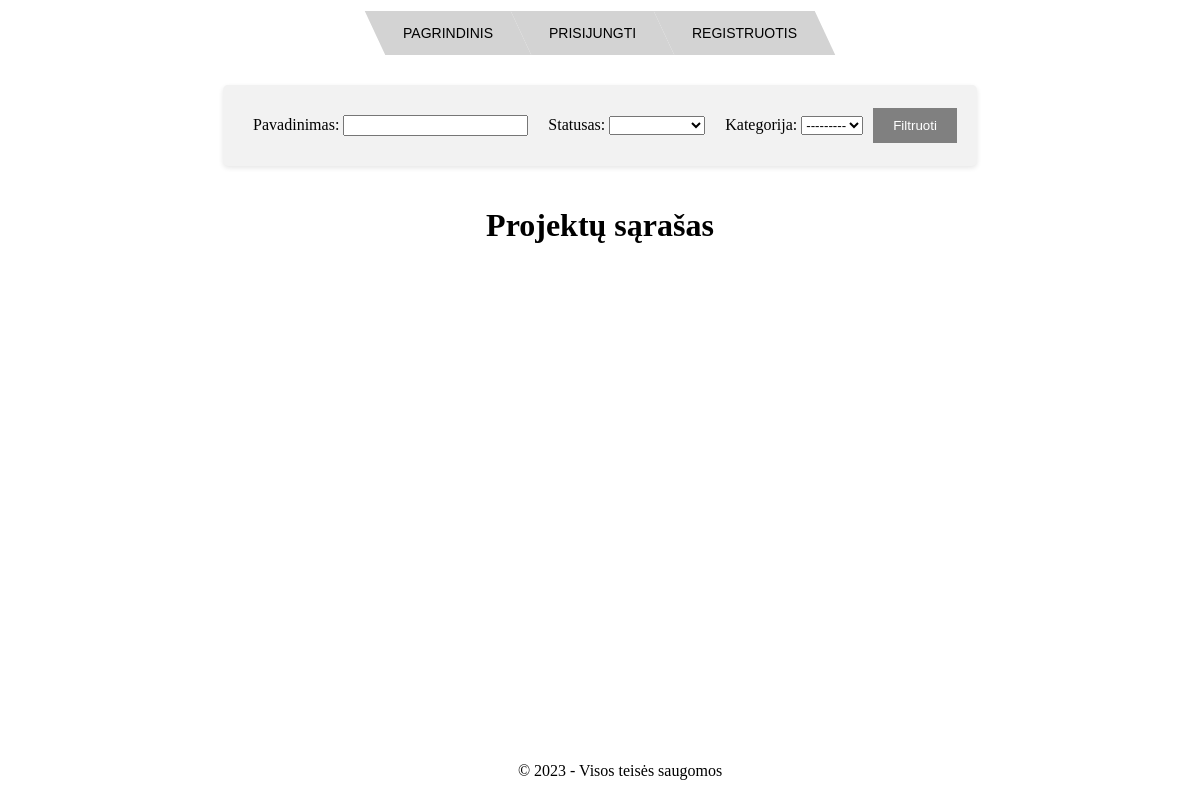
Before: /projectsApp/projects/ with the older database file.
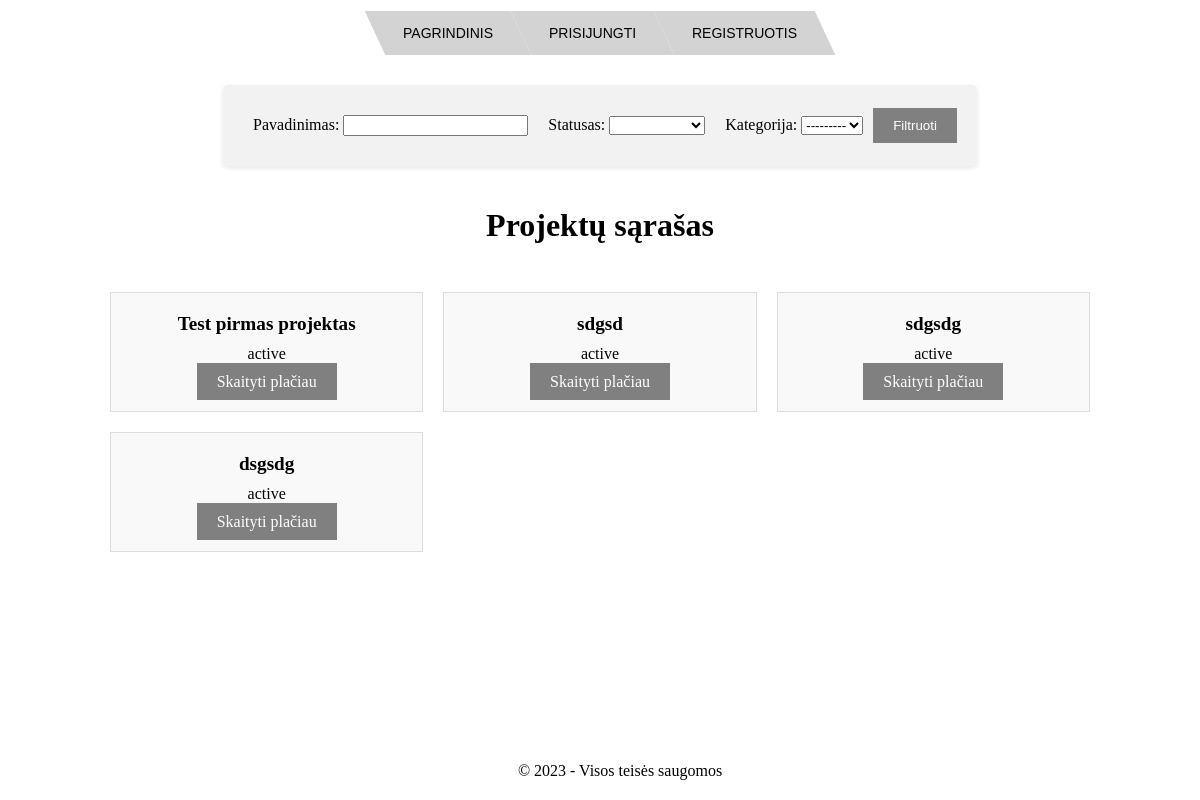
After: the same page with the newer database file.
### projectsApp/models.py (models this page shows, shortened)
class Project(models.Model):
    STATUS_CHOICES = (
        ('active', 'Aktyvus'),
        ('suspended', 'Sustabdytas'),
        ('finished', 'Baigtas'),
    )
    name = models.CharField(max_length=255)
    description = models.TextField()
    start_date = models.DateField()
    end_date = models.DateField()
    status = models.CharField(max_length=10, choices=STATUS_CHOICES, default='active')
    category = models.ForeignKey(ProjectCategory, on_delete=models.CASCADE)

### projectsApp/views.py (the view, shortened to what this page needs)
# urls.py: path('projects/', views.projects, name='projects'),
def projects(request):
    projects = Project.objects.all()
    form = SearchForm(request.GET or None)
    return render(request, 'projectsApp/projects.html', {'projects': projects, 'form': form})

### projectsApp/forms.py
class SearchForm(forms.Form):
    search_name = forms.CharField(required=False, label="Pavadinimas")
    search_status = forms.ChoiceField(required=False, choices=[('','')] + list(Project.STATUS_CHOICES), label="Statusas")
    search_category = forms.ModelChoiceField(required=False, queryset=ProjectCategory.objects.all(), label="Kategorija")

### projectsApp/models.py (called while the page is built)
    def __str__(self):
        return self.name

### projectsApp/templates/projectsApp/projects.html
{% extends 'base.html' %}
{% block content %}
<div class="search-form-container">
  <form method="get" action="{% url 'projectsApp:projects' %}" class="search-form">
    <div class="form-field">
      {{ form.search_name.label_tag }} {{ form.search_name }}
    </div>
    <div class="form-field">
      {{ form.search_status.label_tag }} {{ form.search_status }}
    </div>
    <div class="form-field">
      {{ form.search_category.label_tag }} {{ form.search_category }}
    </div>
    <input type="submit" value="Filtruoti" class="search-button">
  </form>
</div>
<div class="projects">
  <h1>Projektų sąrašas</h1>
  <ul>
    {% for project in projects %}
      <li>
        <h2>{{ project.name }}</h2>
        <p>{{ project.status }}</p>
        <div class="button-container">
          <a href="{% url 'projectsApp:project_details' project.id %}">Skaityti plačiau</a>
        </div>
      </li>
    {% endfor %}
  </ul>
</div>
{% endblock %}

### templates/base.html (shortened to what this page needs)
<!DOCTYPE html>
<html lang="en">
<head>
  {% load static %}
  <link rel="stylesheet" type="text/css" href="{% static 'css/base.css' %}">
  <link rel="stylesheet" type="text/css" href="{% static 'css/navbar.css' %}">
  <link rel="stylesheet" type="text/css" href="{% static 'css/base_content_style.css' %}">
  <link rel="stylesheet" type="text/css" href="{% static 'css/projects.css' %}">
</head>
<body>
  <header>
    <ul class="menu navbar">
      <li><a href="/">Pagrindinis</a></li>
      {% if user.is_authenticated %}
      <li>
        <a href="">Nuorodos</a>
        <ul class="submenu">
          <li><a href="{% url 'projectsApp:projects' %}">Projektai</a></li>
          <li><a href="">Paslaugos</a></li>
          <li><a href="">Atsiliepimai</a></li>
        </ul>
      </li>
      <li><a href="{% url 'about_us'%}">Apie mus</a></li>
      <li><a href="{% url 'logout'%}">Atsijungti</a></li>
      {% else %}
      <li><a href="{% url 'login'%}">Prisijungti</a></li>
      <li><a href="{% url 'register'%}">Registruotis</a></li>
      {% endif %}
    </ul>
  </header>
  <div class="main-content">
    {% block content %}
    {% endblock content %}
  </div>
  <footer>
    <div class="container-footer">
      &copy; 2023 - Visos teisės saugomos
    </div>
  </footer>
</body>
</html>

### baseApp/static/css/base.css (style rules this page uses)
body { margin: 0; padding: 0; height: 100%; }
header { height: 65px; position: fixed; top: 0; left: 210px; right: 210px; display: flex; align-items: center; justify-content: space-between; padding: 0 20px; z-index: 999; }
footer { position: fixed; bottom: 0; left: 0; width: 100%; padding: 20px; text-align: center; }
.main-content { position: fixed; top: 65px; left: 210px; right: 210px; bottom: 150px; overflow-y: auto; }
.main-content h1, .main-content p { text-align: center; }
@media (max-width: 1200px) { header { left: 100px; right: 100px; } }
@media (max-width: 1200px) { .main-content { left: 100px; right: 100px; } }

### baseApp/static/css/navbar.css (style rules this page uses)
.navbar:before, .navbar:after { content: " "; display: table; }
.navbar:after { clear: both; }
.navbar { *zoom: 1; }
.menu, .submenu { margin: 0; padding: 0; list-style: none; }
.menu { margin: 50px auto; width: 800px; width: -moz-fit-content; width: -webkit-fit-content; width: fit-content; }
.menu > li { background: lightgray; float: left; position: relative; transform: skewX(25deg); }
.menu a { display: block; color: black; text-transform: uppercase; text-decoration: none; font-family: Arial, Helvetica; font-size: 14px; }
.menu > li > a { transform: skewX(-25deg); padding: 1em 2em; }

### baseApp/static/css/base_content_style.css (style rules this page uses)
::placeholder { color: #888; }
h2 { text-align: center; }

### baseApp/static/css/projects.css (style rules this page uses)
.projects { display: flex; flex-wrap: wrap; justify-content: space-between; }
.projects h1 { width: 100%; text-align: center; }
.projects ul { width: 100%; padding: 0; display: flex; flex-wrap: wrap; list-style: none; justify-content: space-between; }
.projects li { width: calc(33.333% - 20px); padding: 20px; margin: 10px; background-color: #f9f9f9; border: 1px solid #ddd; box-sizing: border-box; text-align: center; }
.projects li h2 { margin: 0 0 10px; font-size: 1.2em; }
.projects li p { margin: 0 0 10px; }
.projects li .button-container a { padding: 10px 20px; background-color: gray; color: #ffffff; text-decoration: none; }
.search-form-container { text-align: center; margin: 20px auto; }
.search-form { display: inline-flex; align-items: center; justify-content: center; flex-wrap: wrap; background: #f2f2f2; padding: 20px; border-radius: 5px; box-shadow: 0 2px 5px rgba(0, 0, 0, 0.1); }
.form-field { margin: 10px; }
.search-button { background: gray; color: white; border: none; padding: 10px 20px; cursor: pointer; transition: background 0.3s ease; }

Changed rows visible on the page:
added Project: name "Test pirmas projektas", status "active"
added Project: name "sdgsd", status "active"
added Project: name "sdgsdg", status "active"
added Project: name "dsgsdg", status "active"
